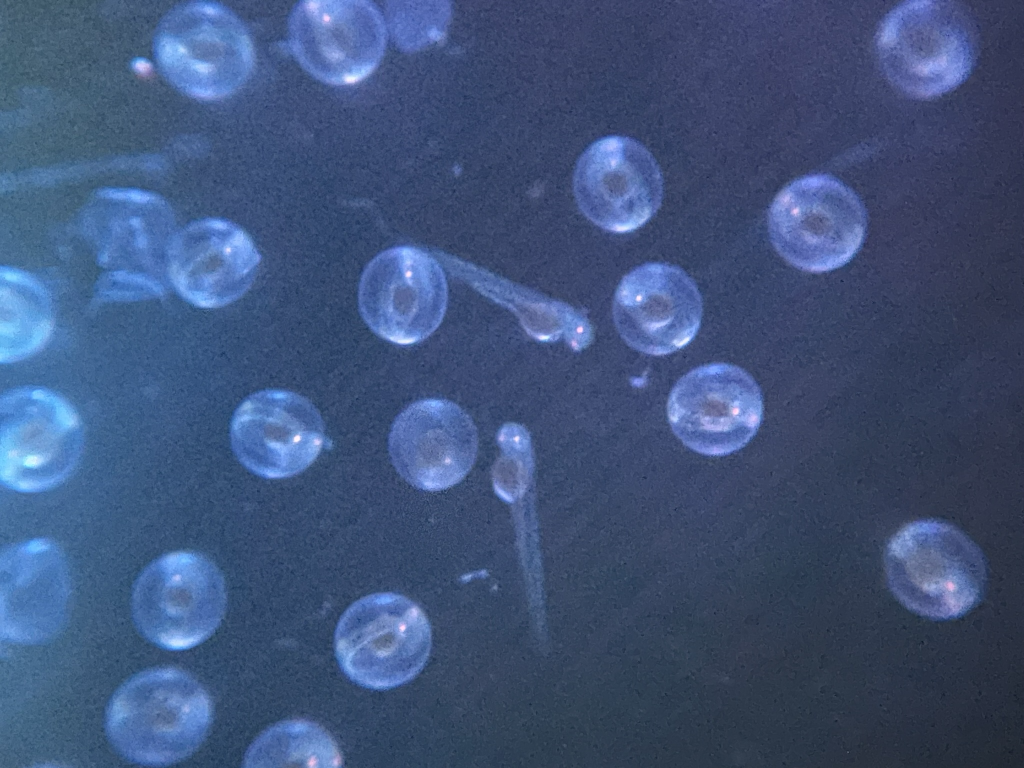
#> input picture IMG_5107.png, 2048 x 1536 px (shown at 1/2 size)
$ python -i test_detectionMK5.py   (imports and definitions only)
#> lines starting #> are read from the running program, lines starting #| are printed output that depends on the picture; after the words box and inside, x2 and y2 are one past the last pixel; in counts of white or black regions, pixels touching at a corner belong together
#> further down, picture is the input picture: shape (1536, 2048, 3); mean B, G, R 122.5, 83.6, 63.5
import cv2
import numpy as np
import streamlit as st

# [1 line not run here, left out]

def is_fluorescence_detected(frame):
    gray_frame = cv2.cvtColor(frame, cv2.COLOR_BGR2GRAY)
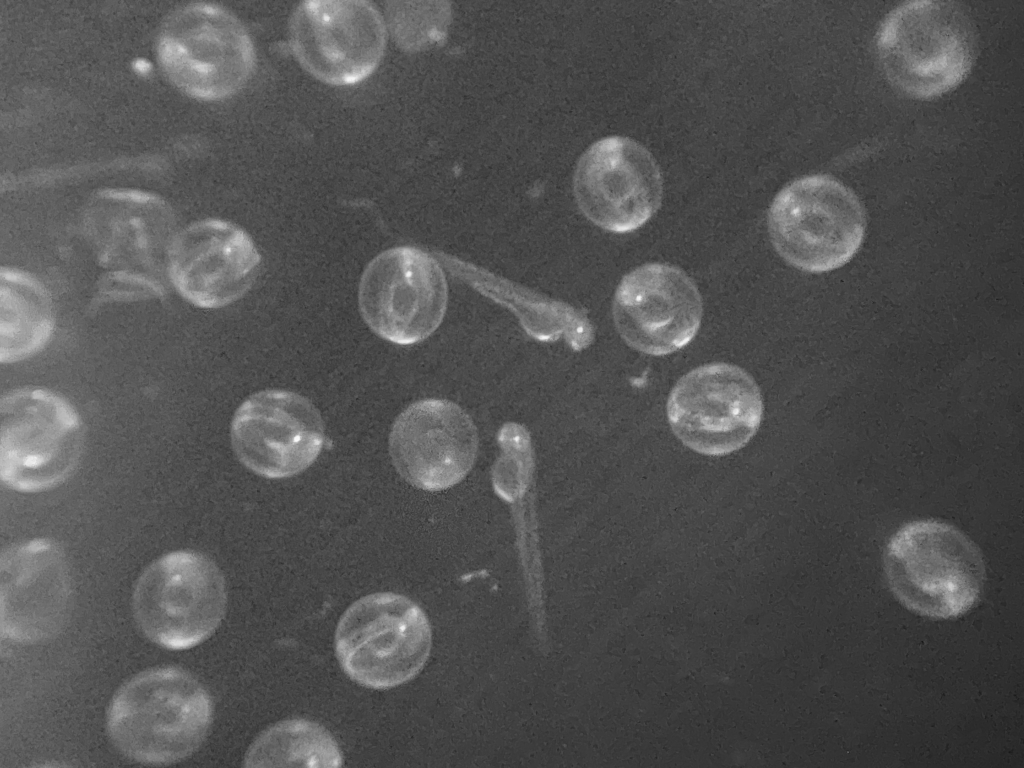
#> gray_frame: shape (1536, 2048) (shown at 1/2 size); min 18, max 252, mean 82
    _, binary = cv2.threshold(gray_frame, 50, 255, cv2.THRESH_BINARY)
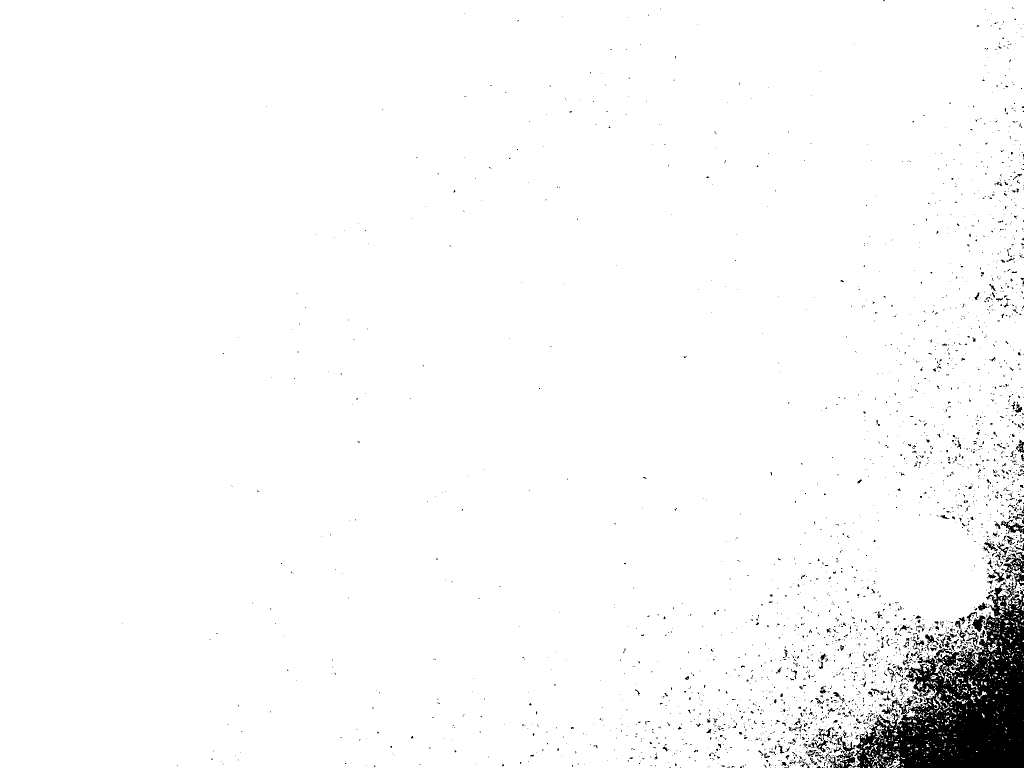
#> binary: shape (1536, 2048) (shown at 1/2 size); 97.3% white; 2793 black regions (2548 under 20 px), largest, box (x1, y1, x2, y2) and area: (1656, 1164, 2048, 1536) 62435, (2006, 1107, 2048, 1182) 1146, (2001, 1039, 2048, 1068) 513
    num_pixels = cv2.countNonZero(binary)
#> num_pixels = 3059548
    threshold = 1500
    if num_pixels > threshold:
        return True
    else:
        return False

# Choose video source and captures a frame
# [1 line that did not run here, left out]
# [58 lines not run here, left out]

>>> import cv2
>>> picture = cv2.imread('IMG_5107.png')
>>> result = is_fluorescence_detected(picture)
#> result = True
